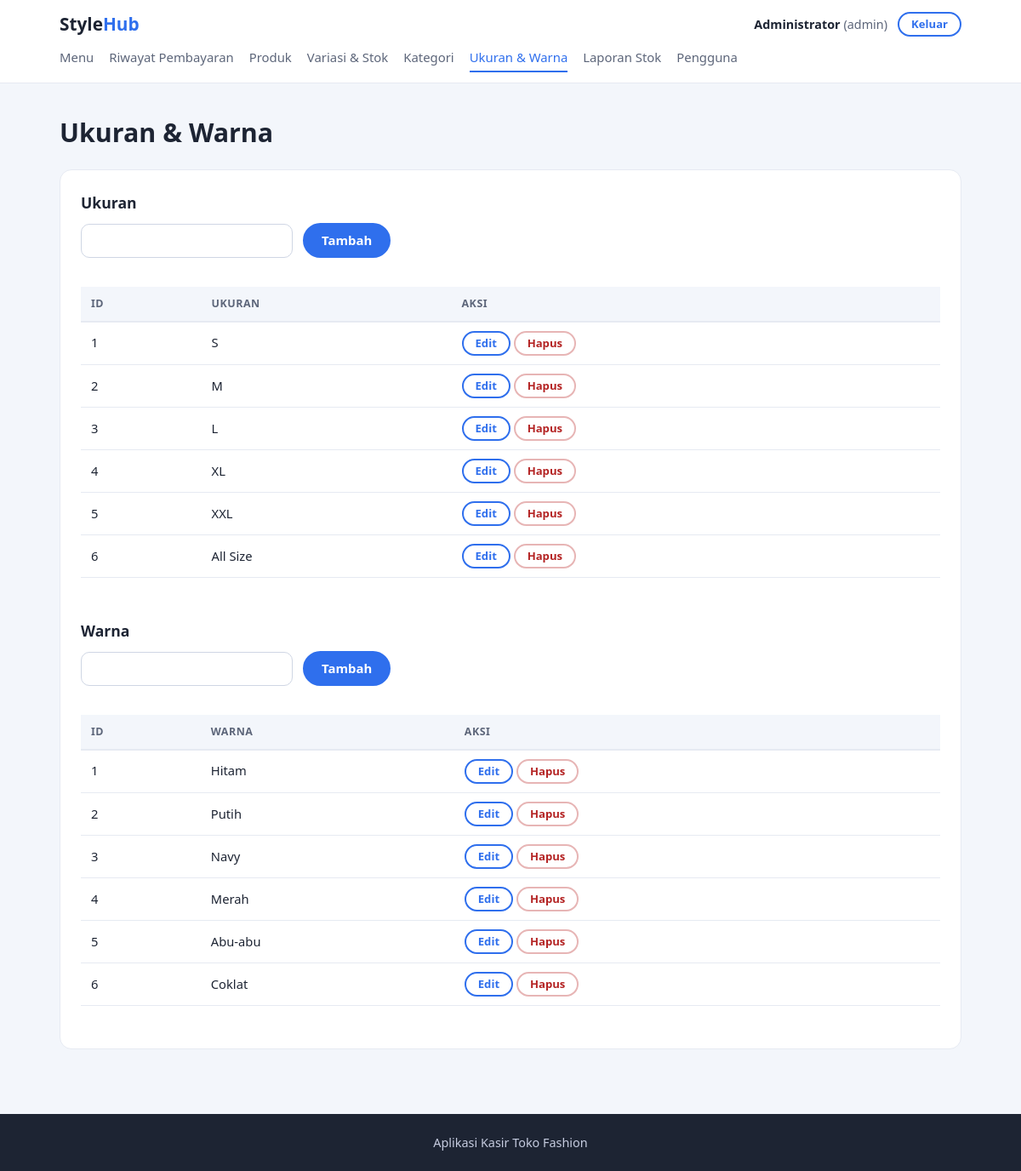
The page /ukuran_warna.php (signed in) on the database its author committed.
### tables this page shows
CREATE TABLE sizes (
    size_id     INT         NOT NULL AUTO_INCREMENT,
    nama_ukuran VARCHAR(20) NOT NULL,
    PRIMARY KEY (size_id),
    UNIQUE KEY uq_sizes_nama (nama_ukuran)
);

CREATE TABLE colors (
    color_id   INT         NOT NULL AUTO_INCREMENT,
    nama_warna VARCHAR(40) NOT NULL,
    PRIMARY KEY (color_id),
    UNIQUE KEY uq_colors_nama (nama_warna)
);

### includes/functions.php (called while the page is built, shortened)
<?php
function e($v)
{
    return htmlspecialchars((string)$v, ENT_QUOTES, 'UTF-8');
}

### ukuran_warna.php (the view, shortened to what this page needs)
<?php
require __DIR__ . '/includes/functions.php';
$pdo = db();
$master = [
    'ukuran' => ['tabel' => 'sizes',  'id' => 'size_id',  'nama' => 'nama_ukuran', 'maks' => 20, 'label' => 'Ukuran'],
    'warna'  => ['tabel' => 'colors', 'id' => 'color_id', 'nama' => 'nama_warna',  'maks' => 40, 'label' => 'Warna'],
];
$edit = ['ukuran' => null, 'warna' => null];
$data = [];
foreach ($master as $tipe => $m) {
    $data[$tipe] = $pdo->query("SELECT {$m['id']} AS id, {$m['nama']} AS nama FROM {$m['tabel']} ORDER BY {$m['id']}")->fetchAll();
}
require __DIR__ . '/includes/header.php';
?>
<?php foreach ($master as $tipe => $m): $ed = $edit[$tipe]; ?>
    <h3><?= e($m['label']) ?></h3>
    <form method="post" class="form-baris">
        <input type="text" name="nama" maxlength="<?= $m['maks'] ?>" required value="<?= e($ed ? $ed['nama'] : '') ?>">
        <button type="submit"><?= $ed ? 'Ubah' : 'Tambah' ?></button>
    </form>
    <br>
    <table class="tabel">
        <tr><th>ID</th><th><?= e($m['label']) ?></th><th>Aksi</th></tr>
        <?php foreach ($data[$tipe] as $r): ?>
        <tr>
            <td><?= $r['id'] ?></td>
            <td><?= e($r['nama']) ?></td>
            <td>
                <a class="btn btn-sm" href="ukuran_warna.php?edit_<?= $tipe ?>=<?= $r['id'] ?>">Edit</a>
                <form method="post" class="inline" onsubmit="return confirm('Hapus data ini?')">
                    <button type="submit" name="hapus" class="btn-danger btn-sm">Hapus</button>
                </form>
            </td>
        </tr>
        <?php endforeach; ?>
    </table>
    <br>
<?php endforeach; ?>
<?php require __DIR__ . '/includes/footer.php'; ?>

### assets/css/style.css (style rules this page uses)
:root { --ink: #1d2433; --soft: #5d667a; --bg: #ffffff; --alt: #f3f6fb; --line: #e6eaf2; --accent: #2f6fed; --accent-dark: #1f55c4; --ok: #1f7a4d; --warn: #a86a00; --bad: #b42323; --radius: 14px; }
* { box-sizing: border-box; margin: 0; padding: 0; }
html { scroll-behavior: smooth; }
body { font-family: "Segoe UI", system-ui, Arial, sans-serif; color: var(--ink); background: var(--alt); line-height: 1.6; }
a { color: var(--accent-dark); }
.card h3 { margin: 22px 0 10px; font-size: 1.1rem; }
.card h3:first-child { margin-top: 0; }
button, .btn { display: inline-block; padding: 9px 20px; border-radius: 999px; border: 2px solid var(--accent); background: var(--accent); color: #fff; font-weight: 600; font-size: .93rem; font-family: inherit; cursor: pointer; text-decoration: none; line-height: 1.3; }
.btn { background: transparent; color: var(--accent); }
.btn-sm, button.btn-sm { padding: 4px 14px; font-size: .82rem; }
.btn-danger, button.btn-danger { background: #fff; color: var(--bad); border-color: #e7b5b5; }
form.inline { display: inline; }
input[type=text], input[type=password], input[type=number], input[type=email], input[type=date], select { padding: 9px 12px; border: 1px solid #cfd6e4; border-radius: 10px; font-size: .95rem; font-family: inherit; min-width: 260px; max-width: 100%; background: #fff; color: var(--ink); }
.form-baris { display: flex; flex-wrap: wrap; align-items: center; gap: 12px; }
.form-baris input, .form-baris select { min-width: 0; }
.tabel { width: 100%; border-collapse: collapse; font-size: .92rem; margin-top: 8px; }
.tabel th { background: #f3f6fb; color: var(--soft); text-align: left; font-size: .78rem; text-transform: uppercase; letter-spacing: .04em; padding: 10px 12px; border-bottom: 2px solid var(--line); }
.tabel td { padding: 10px 12px; border-bottom: 1px solid var(--line); vertical-align: middle; }

### rows shown on the page
sizes: size_id "1", nama_ukuran "S"
sizes: size_id "2", nama_ukuran "M"
sizes: size_id "3", nama_ukuran "L"
sizes: size_id "4", nama_ukuran "XL"
sizes: size_id "5", nama_ukuran "XXL"
sizes: size_id "6", nama_ukuran "All Size"
colors: color_id "1", nama_warna "Hitam"
colors: color_id "2", nama_warna "Putih"
colors: color_id "3", nama_warna "Navy"
colors: color_id "4", nama_warna "Merah"
colors: color_id "5", nama_warna "Abu-abu"
colors: color_id "6", nama_warna "Coklat"

### other values the page prints
$_SESSION['nama'] "Administrator"
$_SESSION['role'] "admin"
$m[1] "Menu"
$m[1] "Riwayat Pembayaran"
$m[1] "Produk"
$m[1] "Variasi & Stok"
$m[1] "Kategori"
$m[1] "Ukuran & Warna"
$m[1] "Laporan Stok"
$m[1] "Pengguna"
$judul "Ukuran & Warna"
$m['label'] "Ukuran"
$m['label'] "UKURAN"
$m['label'] "Warna"
$m['label'] "WARNA"
